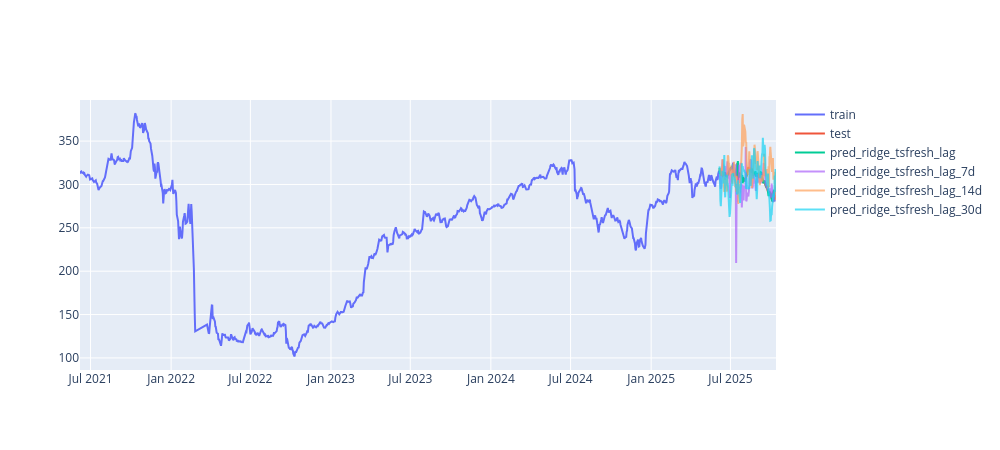

Notebook code for this chart:
### Code cell
fig = go.Figure()

fig.add_trace(go.Scatter(
    x=ts_train_graph, 
    y=y_train_graph, 
    mode='lines', 
    name='train'
))

fig.add_trace(go.Scatter(
    x=ts_test_graph, 
    y=y_test_graph, 
    mode='lines', 
    name='test'
))

fig.add_trace(go.Scatter(
    x=ts_test_ridge_tsfresh_ext, 
    y=y_pred_ridge_tsfresh_ext, 
    mode='lines', 
    name='pred_ridge_tsfresh_lag',
    line=dict()
))

fig.add_trace(go.Scatter(
    x=ts_test_ridge_tsfresh_ext_7d, 
    y=y_pred_ridge_tsfresh_ext_7d, 
    mode='lines', 
    name='pred_ridge_tsfresh_lag_7d',
    opacity=0.7,
))

fig.add_trace(go.Scatter(
    x=ts_test_tsf_ext_14d, 
    y=y_pred_ridge_tsfresh_ext_14d, 
    mode='lines', 
    name='pred_ridge_tsfresh_lag_14d',
    opacity=0.7,
))

fig.add_trace(go.Scatter(
    x=ts_test_ridge_tsfresh_ext_30d, 
    y=y_pred_ridge_tsfresh_ext_30d, 
    mode='lines', 
    name='pred_ridge_tsfresh_lag_30d',
    opacity=0.7,
))



fig.update_layout(width=1000, height=450)
fig.show()
